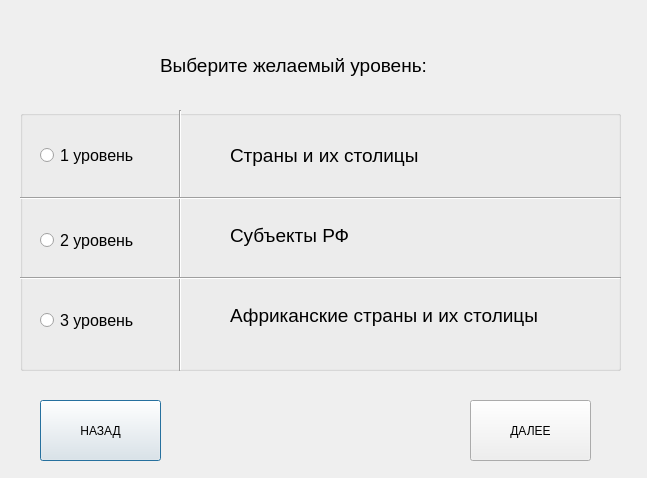
<?xml version="1.0" encoding="UTF-8"?>
<ui version="4.0">
 <class>Dialog</class>
 <widget class="QDialog" name="Dialog">
  <property name="geometry">
   <rect>
    <x>0</x>
    <y>0</y>
    <width>647</width>
    <height>478</height>
   </rect>
  </property>
  <property name="windowTitle">
   <string>Dialog</string>
  </property>
  <widget class="QLabel" name="label">
   <property name="geometry">
    <rect>
     <x>160</x>
     <y>30</y>
     <width>411</width>
     <height>71</height>
    </rect>
   </property>
   <property name="font">
    <font>
     <pointsize>14</pointsize>
    </font>
   </property>
   <property name="text">
    <string>Выберите желаемый уровень:</string>
   </property>
  </widget>
  <widget class="QGroupBox" name="groupBox">
   <property name="geometry">
    <rect>
     <x>20</x>
     <y>110</y>
     <width>601</width>
     <height>261</height>
    </rect>
   </property>
   <property name="title">
    <string/>
   </property>
   <widget class="QRadioButton" name="radioButton">
    <property name="geometry">
     <rect>
      <x>20</x>
      <y>30</y>
      <width>101</width>
      <height>31</height>
     </rect>
    </property>
    <property name="font">
     <font>
      <pointsize>12</pointsize>
     </font>
    </property>
    <property name="text">
     <string>1 уровень</string>
    </property>
   </widget>
   <widget class="QRadioButton" name="radioButton_2">
    <property name="geometry">
     <rect>
      <x>20</x>
      <y>110</y>
      <width>101</width>
      <height>41</height>
     </rect>
    </property>
    <property name="font">
     <font>
      <pointsize>12</pointsize>
     </font>
    </property>
    <property name="text">
     <string>2 уровень</string>
    </property>
   </widget>
   <widget class="QRadioButton" name="radioButton_3">
    <property name="geometry">
     <rect>
      <x>20</x>
      <y>190</y>
      <width>101</width>
      <height>41</height>
     </rect>
    </property>
    <property name="font">
     <font>
      <pointsize>12</pointsize>
     </font>
    </property>
    <property name="text">
     <string>3 уровень</string>
    </property>
   </widget>
   <widget class="QLabel" name="label_2">
    <property name="geometry">
     <rect>
      <x>210</x>
      <y>30</y>
      <width>361</width>
      <height>31</height>
     </rect>
    </property>
    <property name="font">
     <font>
      <pointsize>14</pointsize>
     </font>
    </property>
    <property name="text">
     <string>Страны и их столицы</string>
    </property>
   </widget>
   <widget class="QLabel" name="label_3">
    <property name="geometry">
     <rect>
      <x>210</x>
      <y>100</y>
      <width>361</width>
      <height>51</height>
     </rect>
    </property>
    <property name="font">
     <font>
      <pointsize>14</pointsize>
     </font>
    </property>
    <property name="text">
     <string>Субъекты РФ</string>
    </property>
   </widget>
   <widget class="QLabel" name="label_4">
    <property name="geometry">
     <rect>
      <x>210</x>
      <y>180</y>
      <width>371</width>
      <height>51</height>
     </rect>
    </property>
    <property name="font">
     <font>
      <pointsize>14</pointsize>
     </font>
    </property>
    <property name="text">
     <string>Африканские страны и их столицы</string>
    </property>
   </widget>
   <widget class="Line" name="line">
    <property name="geometry">
     <rect>
      <x>150</x>
      <y>0</y>
      <width>20</width>
      <height>261</height>
     </rect>
    </property>
    <property name="orientation">
     <enum>Qt::Vertical</enum>
    </property>
   </widget>
   <widget class="Line" name="line_2">
    <property name="geometry">
     <rect>
      <x>0</x>
      <y>80</y>
      <width>601</width>
      <height>16</height>
     </rect>
    </property>
    <property name="orientation">
     <enum>Qt::Horizontal</enum>
    </property>
   </widget>
   <widget class="Line" name="line_3">
    <property name="geometry">
     <rect>
      <x>0</x>
      <y>160</y>
      <width>601</width>
      <height>16</height>
     </rect>
    </property>
    <property name="orientation">
     <enum>Qt::Horizontal</enum>
    </property>
   </widget>
  </widget>
  <widget class="QPushButton" name="pushButton">
   <property name="geometry">
    <rect>
     <x>40</x>
     <y>400</y>
     <width>121</width>
     <height>61</height>
    </rect>
   </property>
   <property name="font">
    <font>
     <pointsize>9</pointsize>
    </font>
   </property>
   <property name="text">
    <string>НАЗАД</string>
   </property>
  </widget>
  <widget class="QPushButton" name="pushButton_2">
   <property name="geometry">
    <rect>
     <x>470</x>
     <y>400</y>
     <width>121</width>
     <height>61</height>
    </rect>
   </property>
   <property name="font">
    <font>
     <pointsize>9</pointsize>
    </font>
   </property>
   <property name="text">
    <string>ДАЛЕЕ</string>
   </property>
  </widget>
 </widget>
 <resources/>
 <connections/>
</ui>
